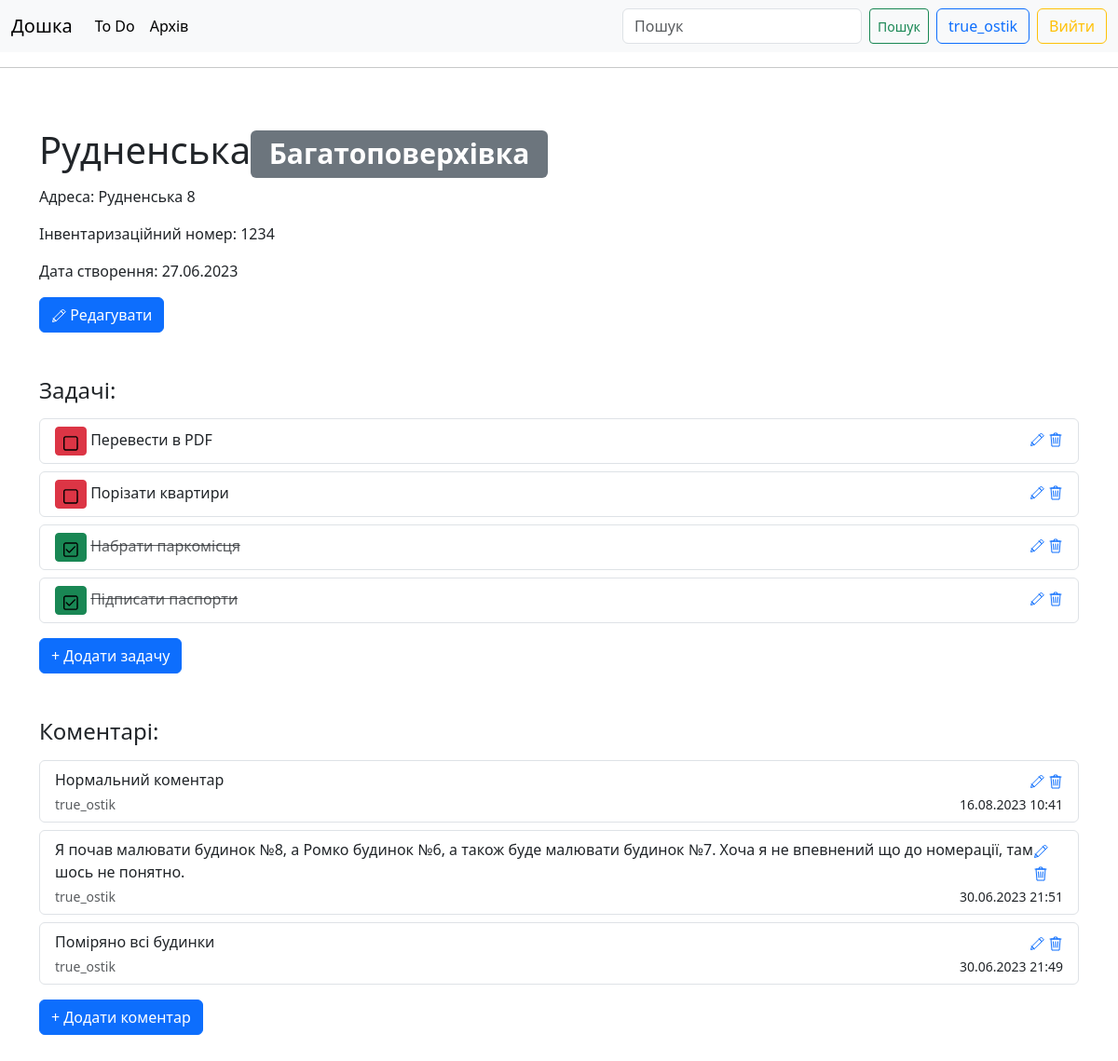
/subject/1/ (signed in), run on the app's committed database.
### bord/models.py (models this page shows, shortened)
class Subject(models.Model):
    class TypeOfSubject(models.TextChoices):
        BUILDING = 'BU', _('Багатоповерхівка')
        COMMERCE = 'CO', _('Будівля')
        GARAGE = 'GA', _('Гараж')
        HOUSE = 'HO', _('Особняк')
        APARTMENT = 'AP', _('Квартира')
        KEV = 'KE', _('КЕВ')
        QUARTERS = 'QU', _('Нежитлове приміщення')
        UNFINISHED = 'UF', _('Незавершене')
        SUMMERHOUSE = 'SH', _('Садовий будинок')
    class Priority(models.TextChoices):
        HIGH = 'AA', _('Високий')
        NORMAL = 'BB', _('Звичайний')
        LOW = 'CC', _('Низький')
    name = models.CharField(max_length=200)
    type = models.CharField(max_length=2, choices=TypeOfSubject.choices, default=TypeOfSubject.HOUSE)
    priority = models.CharField(max_length=3, choices=Priority.choices, default=Priority.NORMAL)
    archived = models.BooleanField(default=False)
    address = models.CharField(max_length=200, blank=True)
    invent_number = models.CharField(max_length=10, blank=True)
    measured = models.BooleanField(default=False)
    drawn = models.BooleanField(default=False)
    calculated = models.BooleanField(default=False)
    typed = models.BooleanField(default=False)
    numbered = models.BooleanField(default=False)
    done = models.BooleanField(default=False)
    date_added = models.DateTimeField(auto_now_add=True)
    def __str__(self):
        return self.name

class Subtask (models.Model):
    subject = models.ForeignKey(Subject, on_delete=models.CASCADE)
    text = models.TextField()
    done = models.BooleanField(default=False)
    def __str__(self):
        return self.text

class Comment(models.Model):
    subject = models.ForeignKey(Subject, on_delete=models.CASCADE)
    text = models.TextField()
    date_added = models.DateTimeField(auto_now_add=True)
    author = models.ForeignKey(User, on_delete=models.CASCADE)
    def __str__(self):
        if len(self.text) < 500:
            return self.text
        else:
            return f"{self.text[:500]}..."

### bord/views.py (the view)
# urls.py: path('subject/<int:subject_id>/', views.subject_view, name='subject'),
def subject_view(request, subject_id):
    subject = Subject.objects.get(id=subject_id)
    comments = subject.comment_set.order_by('-date_added')
    subtasks = subject.subtask_set.order_by('done')
    context = {'subject': subject, 'comments': comments, 'subtasks': subtasks}
    return render(request, 'bord/subject.html', context)

### bord/templates/bord/subject.html
{% extends "bord/base.html" %}
{% block content %}
    <h1>{{ subject }}<span class="badge bg-secondary">{{ subject.get_type_display }}</span></h1>
    <p> Адреса: {{ subject.address }}</p>
    <p> Інвентаризаційний номер: {{ subject.invent_number }}</p>
    <p> Дата створення: {{ subject.date_added|date:'d.m.Y' }}</p>
    <a class="btn btn-primary" href="{% url 'bord:edit_subject' subject.id %}"><svg class="bi" width="16" height="16"><use xlink:href="#i-edit"></use></svg> Редагувати</a>
    <h4 class="mt-5">Задачі:</h4>
    {% for subtask in subtasks %}
        <ul class="list-group">
          <li class="list-group-item mt-2" aria-current="true">
            <div class="d-flex w-100 justify-content-between">
                {% if subtask.done %}
                    <div>
                      <a class="btn btn-success btn-sm" href="{% url 'bord:check_subtask' subtask.id %}"><svg class="bi" width="16" height="16"><use xlink:href="#done"></use></svg></a>
                      <del class="text-muted">{{ subtask }}</del>
                    </div>
                {% else %}
                    <div>
                      <a class="btn btn-danger btn-sm" href="{% url 'bord:check_subtask' subtask.id %}"><svg class="bi" width="16" height="16"><use xlink:href="#empty"></use></svg></a>
                      {{ subtask }}
                    </div>
                {% endif %}
                <div>
                    <a href="{% url 'bord:edit_subtask' subtask.id %}"><svg class="bi" width="16" height="16"><use xlink:href="#i-edit"></use></svg></a>
                    <a href="{% url 'bord:delete_subtask' subtask.id %}"><svg class="bi" width="16" height="16"><use xlink:href="#i-trash"></use></svg></a>
                </div>
            </div>
          </li>
        </ul>
    {% empty %}
        <p>Нема задач</p>
    {% endfor %}
    <a class="btn btn-primary mt-3" href="{% url 'bord:new_subtask' subject.id %}">+ Додати задачу</a>
    <h4 class="mt-5">Коментарі:</h4>
    {% for comment in comments %}
        <ul class="list-group">
          <li class="list-group-item mt-2" aria-current="true">
            <div class="d-flex w-100 justify-content-between">
              <p class="mb-1">{{ comment }}</p>
                <div>
                    <a href="{% url 'bord:edit_comment' comment.id %}"><svg class="bi" width="16" height="16"><use xlink:href="#i-edit"></use></svg></a>
                    <a href="{% url 'bord:delete_comment' comment.id %}"><svg class="bi" width="16" height="16"><use xlink:href="#i-trash"></use></svg></a>
                </div>
            </div>
            <div class="d-flex w-100 justify-content-between">
                <small class="text-muted">{{ comment.author }}</small>
                <small>{{ comment.date_added|date:'d.m.Y H:i' }}</small>
            </div>
          </li>
        </ul>
    {% empty %}
        <p>Нема коментарів</p>
    {% endfor %}
    <a class="btn btn-primary mt-3" href="{% url 'bord:new_comment' subject.id %}">+ Додати коментар</a>
{% endblock content %}

### bord/templates/bord/navbar.html (shortened to what this page needs)
<nav class="navbar navbar-expand-lg bg-body-tertiary">
  <div class="container-fluid">
    <a class="navbar-brand" href="{% url 'bord:index' %}">Дошка</a>
    <div class="collapse navbar-collapse" id="navbarSupportedContent">
      <ul class="navbar-nav me-auto mb-2 mb-lg-0">
        <li class="nav-item">
          <a class="nav-link active" aria-current="page" href="#">To Do</a>
        </li>
        <li class="nav-item">
          <a class="nav-link active" aria-current="page" href="{% url 'bord:archive' %}">Архів</a>
        </li>
      </ul>
      <form class="d-flex" role="search">
        <input class="form-control me-2" type="search" placeholder="Пошук" aria-label="Search">
        <button class="btn btn-sm btn-outline-success me-2" type="submit">Пошук</button>
      </form>
        <ul class="navbar-nav ml-auto">
            {% if user.is_authenticated %}
                <li class="nav-item">
                    <a class="btn btn-outline-primary me-2">{{ user.username }}</a>
                </li>
                <li class="nav-item">
                    <a class="btn btn-outline-warning" href="{% url 'users:logout' %}">Вийти</a>
                </li>
            {% endif %}
        </ul>
    </div>
  </div>
</nav>
<hr>

### bord/templates/bord/base.html (style rules this page uses)
html, body, header, .carousel { height: 60vh; }

### data on the page
Subject: name "Рудненська", type "Багатоповерхівка", address "Рудненська 8", invent_number "1234", date_added "27.06.2023"
Subtask: text "Перевести в PDF"
Subtask: text "Порізати квартири"
Subtask: text "Набрати паркомісця"
Subtask: text "Підписати паспорти"
Comment: text "Нормальний коментар", author "true_ostik", date_added "16.08.2023 10:41"
Comment: text "Я почав малювати будинок №8, а Ромко будинок №6, а також буде малювати будинок №7. Хоча я не впевнений що до номерації, там шось не понятно.", author "true_ostik", date_added "30.06.2023 21:51"
Comment: text "Поміряно всі будинки", author "true_ostik", date_added "30.06.2023 21:49"

### other printed values
{{ user.username }} "true_ostik"
